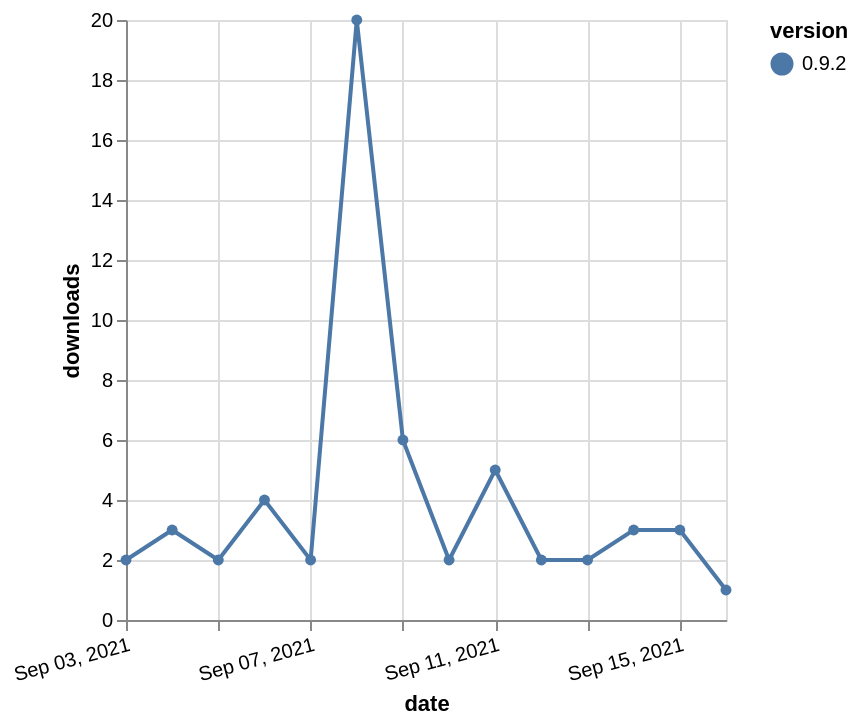

Express this chart as Vega-Lite.
### Vega-Lite specification from a JSON file in a GitHub repository (floating-point values rounded to 4 significant figures)
{"$schema": "https://vega.github.io/schema/vega-lite/v5.json", "description": "A simple bar chart with embedded data.", "data": {"values": [{"date": "2021-09-03", "total": 19151, "delta": 2, "version": "0.9.2"}, {"date": "2021-09-04", "total": 19154, "delta": 3, "version": "0.9.2"}, {"date": "2021-09-05", "total": 19156, "delta": 2, "version": "0.9.2"}, {"date": "2021-09-06", "total": 19160, "delta": 4, "version": "0.9.2"}, {"date": "2021-09-07", "total": 19162, "delta": 2, "version": "0.9.2"}, {"date": "2021-09-08", "total": 19182, "delta": 20, "version": "0.9.2"}, {"date": "2021-09-09", "total": 19188, "delta": 6, "version": "0.9.2"}, {"date": "2021-09-10", "total": 19190, "delta": 2, "version": "0.9.2"}, {"date": "2021-09-11", "total": 19195, "delta": 5, "version": "0.9.2"}, {"date": "2021-09-12", "total": 19197, "delta": 2, "version": "0.9.2"}, {"date": "2021-09-13", "total": 19199, "delta": 2, "version": "0.9.2"}, {"date": "2021-09-14", "total": 19202, "delta": 3, "version": "0.9.2"}, {"date": "2021-09-15", "total": 19205, "delta": 3, "version": "0.9.2"}, {"date": "2021-09-16", "total": 19206, "delta": 1, "version": "0.9.2"}]}, "width": "container", "mark": {"type": "line", "point": {"filled": true}}, "encoding": {"x": {"field": "date", "type": "temporal", "timeUnit": "yearmonthdate", "title": "date", "axis": {"labelAngle": -15}}, "y": {"field": "delta", "type": "quantitative", "title": "downloads"}, "color": {"field": "version", "type": "nominal"}, "tooltip": {"field": "delta"}}}
